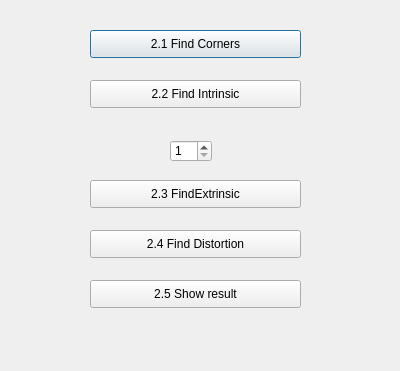
<?xml version="1.0" encoding="UTF-8"?>
<ui version="4.0">
 <class>Dialog</class>
 <widget class="QDialog" name="Dialog">
  <property name="geometry">
   <rect>
    <x>0</x>
    <y>0</y>
    <width>400</width>
    <height>371</height>
   </rect>
  </property>
  <property name="windowTitle">
   <string>Dialog</string>
  </property>
  <widget class="QPushButton" name="findCornersButton">
   <property name="geometry">
    <rect>
     <x>90</x>
     <y>30</y>
     <width>211</width>
     <height>28</height>
    </rect>
   </property>
   <property name="text">
    <string>2.1 Find Corners</string>
   </property>
  </widget>
  <widget class="QPushButton" name="findIntrinsticButton">
   <property name="geometry">
    <rect>
     <x>90</x>
     <y>80</y>
     <width>211</width>
     <height>28</height>
    </rect>
   </property>
   <property name="text">
    <string>2.2 Find Intrinsic</string>
   </property>
  </widget>
  <widget class="QPushButton" name="findExtrinsicButton">
   <property name="geometry">
    <rect>
     <x>90</x>
     <y>180</y>
     <width>211</width>
     <height>28</height>
    </rect>
   </property>
   <property name="text">
    <string>2.3 FindExtrinsic</string>
   </property>
  </widget>
  <widget class="QPushButton" name="findDistrotionButton">
   <property name="geometry">
    <rect>
     <x>90</x>
     <y>230</y>
     <width>211</width>
     <height>28</height>
    </rect>
   </property>
   <property name="text">
    <string>2.4 Find Distortion</string>
   </property>
  </widget>
  <widget class="QPushButton" name="showResultButton">
   <property name="geometry">
    <rect>
     <x>90</x>
     <y>280</y>
     <width>211</width>
     <height>28</height>
    </rect>
   </property>
   <property name="text">
    <string>2.5 Show result</string>
   </property>
  </widget>
  <widget class="QSpinBox" name="indexSelector">
   <property name="geometry">
    <rect>
     <x>170</x>
     <y>140</y>
     <width>42</width>
     <height>22</height>
    </rect>
   </property>
   <property name="minimum">
    <number>1</number>
   </property>
   <property name="maximum">
    <number>15</number>
   </property>
  </widget>
 </widget>
 <resources/>
 <connections/>
</ui>
